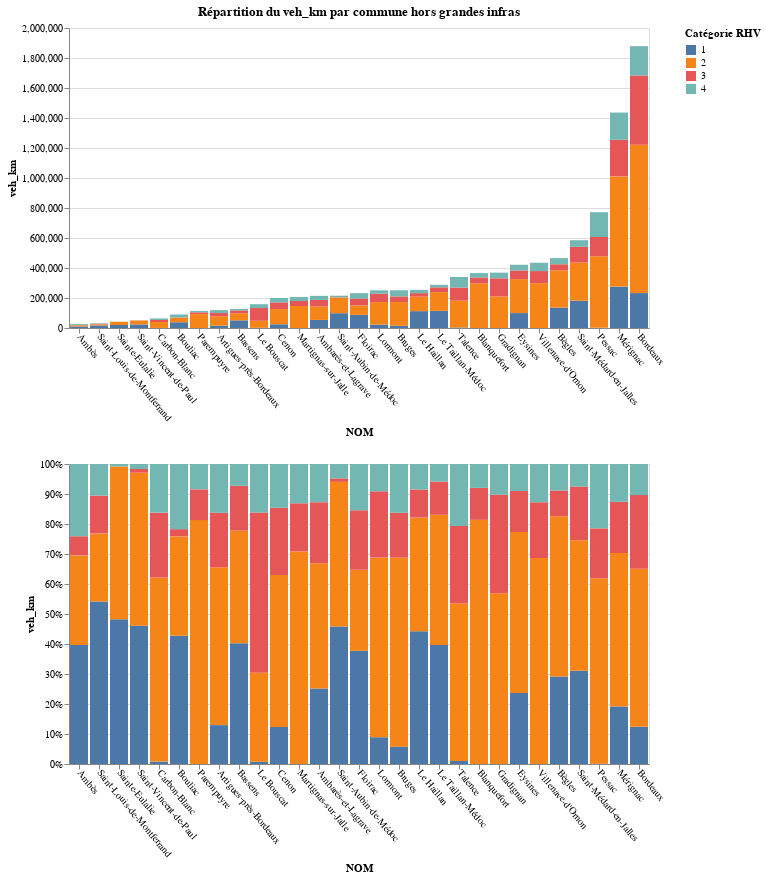

The code cell stored with this chart in its notebook:
### Code cell
alt.vconcat(communeStack,communeNorm)

### Figure 1 — Vega-Lite specification as saved in the notebook (floating-point values rounded to 4 significant figures)
{"config": {"view": {"continuousWidth": 400, "continuousHeight": 300}}, "vconcat": [{"mark": "bar", "encoding": {"color": {"type": "nominal", "field": "cat_rhv_simplifiee", "title": "Catégorie RHV"}, "order": {"type": "nominal", "field": "cat_rhv_simplifiee", "sort": "ascending"}, "x": {"type": "nominal", "axis": {"labelAngle": 50}, "field": "NOM", "sort": "y"}, "y": {"type": "quantitative", "field": "veh_km"}}, "title": "Répartition du veh_km par commune hors grandes infras"}, {"mark": "bar", "encoding": {"color": {"type": "nominal", "field": "cat_rhv_simplifiee", "title": "Catégorie RHV"}, "order": {"type": "nominal", "field": "cat_rhv_simplifiee", "sort": "ascending"}, "x": {"type": "nominal", "axis": {"labelAngle": 50}, "field": "NOM", "sort": "y"}, "y": {"type": "quantitative", "axis": {"format": "%"}, "field": "veh_km", "stack": "normalize"}}}], "data": {"name": "data-38a9245fcfe6a562ee983aee2b40c0cb"}, "$schema": "https://vega.github.io/schema/vega-lite/v4.8.1.json", "datasets": {"data-38a9245fcfe6a562ee983aee2b40c0cb": [{"NOM": "Ambarès-et-Lagrave", "cat_rhv_simplifiee": "1", "veh_km": 54020.0, "longueur": 6.94}, {"NOM": "Ambarès-et-Lagrave", "cat_rhv_simplifiee": "2", "veh_km": 89460.0, "longueur": 22.78}, {"NOM": "Ambarès-et-Lagrave", "cat_rhv_simplifiee": "3", "veh_km": 43610.0, "longueur": 12.33}, {"NOM": "Ambarès-et-Lagrave", "cat_rhv_simplifiee": "4", "veh_km": 27250.0, "longueur": 73.47}, {"NOM": "Ambès", "cat_rhv_simplifiee": "1", "veh_km": 10210.0, "longueur": 7.445}, {"NOM": "Ambès", "cat_rhv_simplifiee": "2", "veh_km": 7683.0, "longueur": 8.125}, {"NOM": "Ambès", "cat_rhv_simplifiee": "3", "veh_km": 1642.0, "longueur": 5.842}, {"NOM": "Ambès", "cat_rhv_simplifiee": "4", "veh_km": 6200.0, "longueur": 25.84}, {"NOM": "Artigues-près-Bordeaux", "cat_rhv_simplifiee": "1", "veh_km": 15430.0, "longueur": 0.6526}, {"NOM": "Artigues-près-Bordeaux", "cat_rhv_simplifiee": "2", "veh_km": 62630.0, "longueur": 12.34}, {"NOM": "Artigues-près-Bordeaux", "cat_rhv_simplifiee": "3", "veh_km": 21610.0, "longueur": 10.44}, {"NOM": "Artigues-près-Bordeaux", "cat_rhv_simplifiee": "4", "veh_km": 19370.0, "longueur": 36.62}, {"NOM": "Bassens", "cat_rhv_simplifiee": "1", "veh_km": 50920.0, "longueur": 5.636}, {"NOM": "Bassens", "cat_rhv_simplifiee": "2", "veh_km": 47420.0, "longueur": 7.399}, {"NOM": "Bassens", "cat_rhv_simplifiee": "3", "veh_km": 18910.0, "longueur": 13.41}, {"NOM": "Bassens", "cat_rhv_simplifiee": "4", "veh_km": 9206.0, "longueur": 32.67}, {"NOM": "Blanquefort", "cat_rhv_simplifiee": "2", "veh_km": 298000.0, "longueur": 25.46}, {"NOM": "Blanquefort", "cat_rhv_simplifiee": "3", "veh_km": 39010.0, "longueur": 15.34}, {"NOM": "Blanquefort", "cat_rhv_simplifiee": "4", "veh_km": 29130.0, "longueur": 115.6}, {"NOM": "Bordeaux", "cat_rhv_simplifiee": "1", "veh_km": 232900.0, "longueur": 10.52}, {"NOM": "Bordeaux", "cat_rhv_simplifiee": "2", "veh_km": 989300.0, "longueur": 81.47}, {"NOM": "Bordeaux", "cat_rhv_simplifiee": "3", "veh_km": 461600.0, "longueur": 107.2}, {"NOM": "Bordeaux", "cat_rhv_simplifiee": "4", "veh_km": 194800.0, "longueur": 363.3}, {"NOM": "Bouliac", "cat_rhv_simplifiee": "1", "veh_km": 38360.0, "longueur": 2.221}, {"NOM": "Bouliac", "cat_rhv_simplifiee": "2", "veh_km": 29730.0, "longueur": 7.064}, {"NOM": "Bouliac", "cat_rhv_simplifiee": "3", "veh_km": 2173.0, "longueur": 1.427}, {"NOM": "Bouliac", "cat_rhv_simplifiee": "4", "veh_km": 19490.0, "longueur": 34.77}, {"NOM": "Bruges", "cat_rhv_simplifiee": "1", "veh_km": 14490.0, "longueur": 1.427}, {"NOM": "Bruges", "cat_rhv_simplifiee": "2", "veh_km": 158500.0, "longueur": 17.35}, {"NOM": "Bruges", "cat_rhv_simplifiee": "3", "veh_km": 37500.0, "longueur": 8.269}, {"NOM": "Bruges", "cat_rhv_simplifiee": "4", "veh_km": 40900.0, "longueur": 56.94}, {"NOM": "Bègles", "cat_rhv_simplifiee": "1", "veh_km": 136100.0, "longueur": 5.136}, {"NOM": "Bègles", "cat_rhv_simplifiee": "2", "veh_km": 248800.0, "longueur": 20.54}, {"NOM": "Bègles", "cat_rhv_simplifiee": "3", "veh_km": 40010.0, "longueur": 6.619}, {"NOM": "Bègles", "cat_rhv_simplifiee": "4", "veh_km": 41110.0, "longueur": 78.07}, {"NOM": "Carbon-Blanc", "cat_rhv_simplifiee": "1", "veh_km": 511.3, "longueur": 0.09507}, {"NOM": "Carbon-Blanc", "cat_rhv_simplifiee": "2", "veh_km": 39200.0, "longueur": 7.029}, {"NOM": "Carbon-Blanc", "cat_rhv_simplifiee": "3", "veh_km": 13810.0, "longueur": 5.873}, {"NOM": "Carbon-Blanc", "cat_rhv_simplifiee": "4", "veh_km": 10360.0, "longueur": 34.25}, {"NOM": "Cenon", "cat_rhv_simplifiee": "1", "veh_km": 24760.0, "longueur": 1.29}, {"NOM": "Cenon", "cat_rhv_simplifiee": "2", "veh_km": 101400.0, "longueur": 11.18}, {"NOM": "Cenon", "cat_rhv_simplifiee": "3", "veh_km": 44890.0, "longueur": 16.38}, {"NOM": "Cenon", "cat_rhv_simplifiee": "4", "veh_km": 29180.0, "longueur": 46.98}, {"NOM": "Eysines", "cat_rhv_simplifiee": "1", "veh_km": 99640.0, "longueur": 3.296}, {"NOM": "Eysines", "cat_rhv_simplifiee": "2", "veh_km": 226300.0, "longueur": 20.0}, {"NOM": "Eysines", "cat_rhv_simplifiee": "3", "veh_km": 57760.0, "longueur": 14.81}, {"NOM": "Eysines", "cat_rhv_simplifiee": "4", "veh_km": 37910.0, "longueur": 74.29}, {"NOM": "Floirac", "cat_rhv_simplifiee": "1", "veh_km": 87610.0, "longueur": 5.726}, {"NOM": "Floirac", "cat_rhv_simplifiee": "2", "veh_km": 62860.0, "longueur": 9.813}, {"NOM": "Floirac", "cat_rhv_simplifiee": "3", "veh_km": 45970.0, "longueur": 12.41}, {"NOM": "Floirac", "cat_rhv_simplifiee": "4", "veh_km": 35840.0, "longueur": 62.68}, {"NOM": "Gradignan", "cat_rhv_simplifiee": "2", "veh_km": 210000.0, "longueur": 22.66}, {"NOM": "Gradignan", "cat_rhv_simplifiee": "3", "veh_km": 121400.0, "longueur": 13.77}, {"NOM": "Gradignan", "cat_rhv_simplifiee": "4", "veh_km": 37720.0, "longueur": 101.0}, {"NOM": "Le Bouscat", "cat_rhv_simplifiee": "1", "veh_km": 1194.0, "longueur": 0.07028}, {"NOM": "Le Bouscat", "cat_rhv_simplifiee": "2", "veh_km": 47050.0, "longueur": 5.429}, {"NOM": "Le Bouscat", "cat_rhv_simplifiee": "3", "veh_km": 84860.0, "longueur": 14.58}, {"NOM": "Le Bouscat", "cat_rhv_simplifiee": "4", "veh_km": 25710.0, "longueur": 44.79}, {"NOM": "Le Haillan", "cat_rhv_simplifiee": "1", "veh_km": 112500.0, "longueur": 4.947}, {"NOM": "Le Haillan", "cat_rhv_simplifiee": "2", "veh_km": 96320.0, "longueur": 10.34}, {"NOM": "Le Haillan", "cat_rhv_simplifiee": "3", "veh_km": 23700.0, "longueur": 6.076}, {"NOM": "Le Haillan", "cat_rhv_simplifiee": "4", "veh_km": 21600.0, "longueur": 47.33}, {"NOM": "Le Taillan-Médoc", "cat_rhv_simplifiee": "1", "veh_km": 114300.0, "longueur": 4.135}, {"NOM": "Le Taillan-Médoc", "cat_rhv_simplifiee": "2", "veh_km": 125000.0, "longueur": 9.423}, {"NOM": "Le Taillan-Médoc", "cat_rhv_simplifiee": "3", "veh_km": 31880.0, "longueur": 11.29}, {"NOM": "Le Taillan-Médoc", "cat_rhv_simplifiee": "4", "veh_km": 16900.0, "longueur": 76.83}, {"NOM": "Lormont", "cat_rhv_simplifiee": "1", "veh_km": 22400.0, "longueur": 1.4}, {"NOM": "Lormont", "cat_rhv_simplifiee": "2", "veh_km": 150500.0, "longueur": 13.06}, {"NOM": "Lormont", "cat_rhv_simplifiee": "3", "veh_km": 55440.0, "longueur": 14.8}, {"NOM": "Lormont", "cat_rhv_simplifiee": "4", "veh_km": 22870.0, "longueur": 50.99}, {"NOM": "Martignas-sur-Jalle", "cat_rhv_simplifiee": "2", "veh_km": 146700.0, "longueur": 14.7}, {"NOM": "Martignas-sur-Jalle", "cat_rhv_simplifiee": "3", "veh_km": 33260.0, "longueur": 5.594}, {"NOM": "Martignas-sur-Jalle", "cat_rhv_simplifiee": "4", "veh_km": 27100.0, "longueur": 42.0}, {"NOM": "Mérignac", "cat_rhv_simplifiee": "1", "veh_km": 275800.0, "longueur": 13.52}, {"NOM": "Mérignac", "cat_rhv_simplifiee": "2", "veh_km": 734900.0, "longueur": 50.21}, {"NOM": "Mérignac", "cat_rhv_simplifiee": "3", "veh_km": 244300.0, "longueur": 47.22}, {"NOM": "Mérignac", "cat_rhv_simplifiee": "4", "veh_km": 181400.0, "longueur": 229.8}, {"NOM": "Parempuyre", "cat_rhv_simplifiee": "2", "veh_km": 92800.0, "longueur": 14.15}, {"NOM": "Parempuyre", "cat_rhv_simplifiee": "3", "veh_km": 11720.0, "longueur": 6.674}, {"NOM": "Parempuyre", "cat_rhv_simplifiee": "4", "veh_km": 9634.0, "longueur": 40.25}, {"NOM": "Pessac", "cat_rhv_simplifiee": "1", "veh_km": 874.2, "longueur": 0.2105}, {"NOM": "Pessac", "cat_rhv_simplifiee": "2", "veh_km": 477400.0, "longueur": 47.57}, {"NOM": "Pessac", "cat_rhv_simplifiee": "3", "veh_km": 128400.0, "longueur": 26.58}, {"NOM": "Pessac", "cat_rhv_simplifiee": "4", "veh_km": 165600.0, "longueur": 235.7}, {"NOM": "Saint-Aubin-de-Médoc", "cat_rhv_simplifiee": "1", "veh_km": 98770.0, "longueur": 4.586}, {"NOM": "Saint-Aubin-de-Médoc", "cat_rhv_simplifiee": "2", "veh_km": 103800.0, "longueur": 16.6}, {"NOM": "Saint-Aubin-de-Médoc", "cat_rhv_simplifiee": "3", "veh_km": 2518.0, "longueur": 3.707}, {"NOM": "Saint-Aubin-de-Médoc", "cat_rhv_simplifiee": "4", "veh_km": 10320.0, "longueur": 85.63}, {"NOM": "Saint-Louis-de-Montferrand", "cat_rhv_simplifiee": "1", "veh_km": 16890.0, "longueur": 3.534}, {"NOM": "Saint-Louis-de-Montferrand", "cat_rhv_simplifiee": "2", "veh_km": 7092.0, "longueur": 3.81}, {"NOM": "Saint-Louis-de-Montferrand", "cat_rhv_simplifiee": "3", "veh_km": 3935.0, "longueur": 2.939}, {"NOM": "Saint-Louis-de-Montferrand", "cat_rhv_simplifiee": "4", "veh_km": 3285.0, "longueur": 16.8}, {"NOM": "Saint-Médard-en-Jalles", "cat_rhv_simplifiee": "1", "veh_km": 181900.0, "longueur": 10.87}, {"NOM": "Saint-Médard-en-Jalles", "cat_rhv_simplifiee": "2", "veh_km": 254500.0, "longueur": 34.7}, {"NOM": "Saint-Médard-en-Jalles", "cat_rhv_simplifiee": "3", "veh_km": 104700.0, "longueur": 20.47}, {"NOM": "Saint-Médard-en-Jalles", "cat_rhv_simplifiee": "4", "veh_km": 44060.0, "longueur": 193.5}, {"NOM": "Saint-Vincent-de-Paul", "cat_rhv_simplifiee": "1", "veh_km": 23680.0, "longueur": 3.08}, {"NOM": "Saint-Vincent-de-Paul", "cat_rhv_simplifiee": "2", "veh_km": 26230.0, "longueur": 10.63}, {"NOM": "Saint-Vincent-de-Paul", "cat_rhv_simplifiee": "3", "veh_km": 637.3, "longueur": 3.8}, {"NOM": "Saint-Vincent-de-Paul", "cat_rhv_simplifiee": "4", "veh_km": 853.1, "longueur": 9.062}, {"NOM": "Sainte-Eulalie", "cat_rhv_simplifiee": "1", "veh_km": 20160.0, "longueur": 1.142}, {"NOM": "Sainte-Eulalie", "cat_rhv_simplifiee": "2", "veh_km": 21270.0, "longueur": 2.163}, {"NOM": "Sainte-Eulalie", "cat_rhv_simplifiee": "4", "veh_km": 342.6, "longueur": 0.6996}, {"NOM": "Talence", "cat_rhv_simplifiee": "1", "veh_km": 3399.0, "longueur": 0.6051}, {"NOM": "Talence", "cat_rhv_simplifiee": "2", "veh_km": 178600.0, "longueur": 14.55}, {"NOM": "Talence", "cat_rhv_simplifiee": "3", "veh_km": 87750.0, "longueur": 13.29}, {"NOM": "Talence", "cat_rhv_simplifiee": "4", "veh_km": 70180.0, "longueur": 89.05}, {"NOM": "Villenave-d'Ornon", "cat_rhv_simplifiee": "1", "veh_km": 0.0, "longueur": 0.009963}, {"NOM": "Villenave-d'Ornon", "cat_rhv_simplifiee": "2", "veh_km": 298800.0, "longueur": 29.49}, {"NOM": "Villenave-d'Ornon", "cat_rhv_simplifiee": "3", "veh_km": 80860.0, "longueur": 13.23}, {"NOM": "Villenave-d'Ornon", "cat_rhv_simplifiee": "4", "veh_km": 55460.0, "longueur": 135.9}]}}
